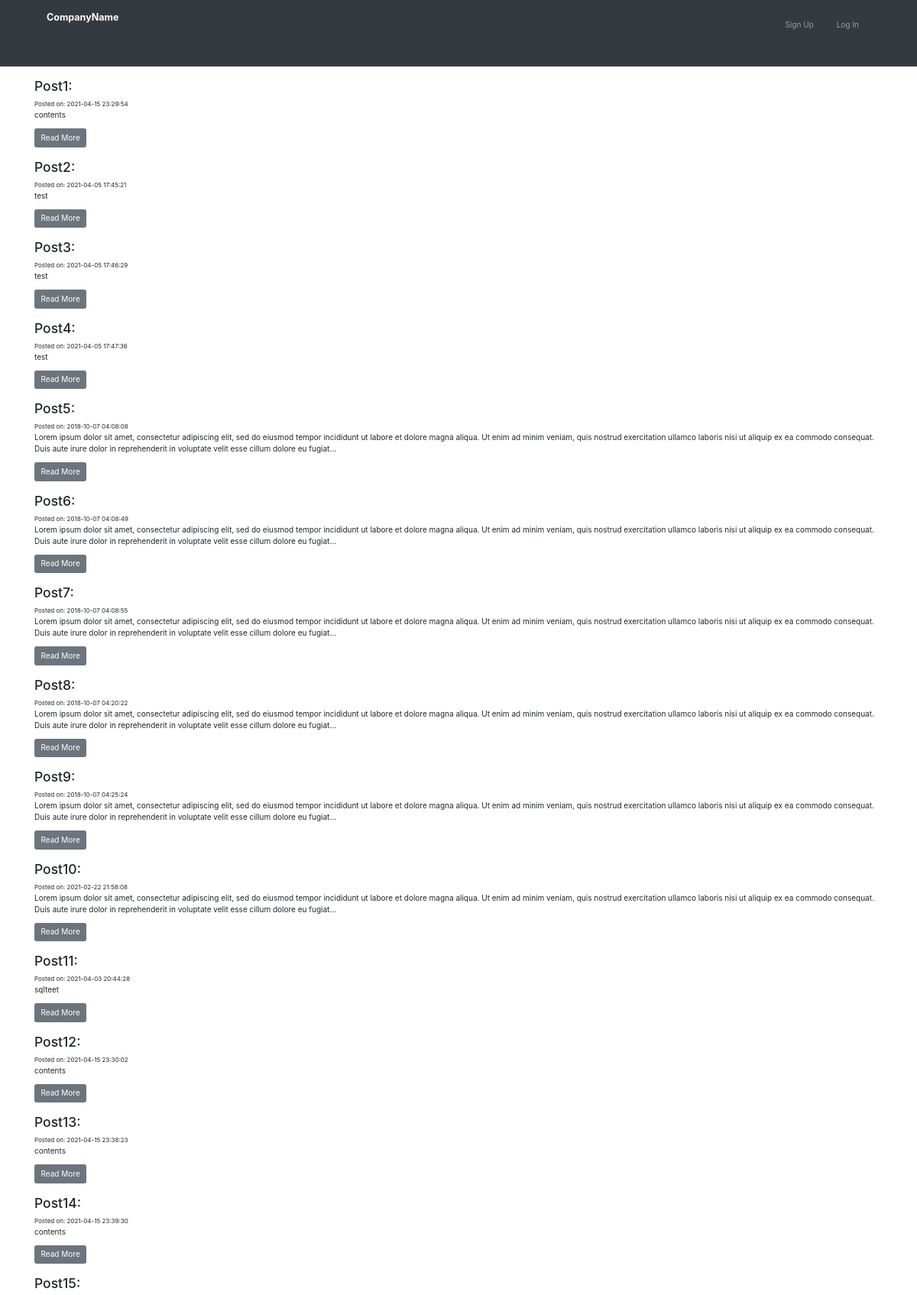
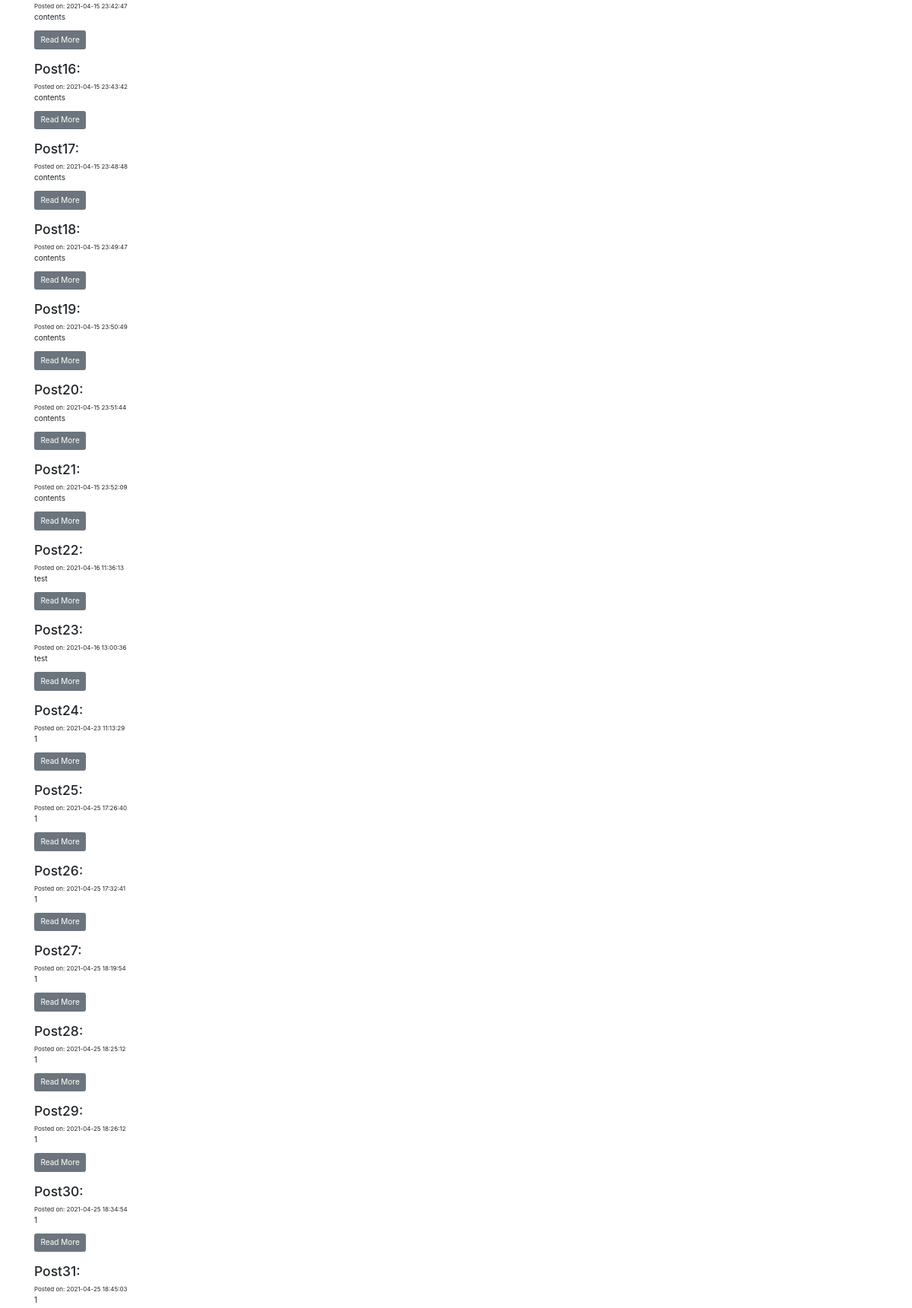
Screenshot of /index.php/posts (upper part) with the database file from the repository (2 pictures, top to bottom).
### tables this page shows
CREATE TABLE `posttest` (
  `postID` int(11) NOT NULL,
  `address` varchar(45) NOT NULL,
  `contents` varchar(60000) NOT NULL,
  `title` varchar(45) NOT NULL,
  `type` varchar(45) NOT NULL,
  `date` datetime NOT NULL DEFAULT CURRENT_TIMESTAMP,
  `Owner` varchar(50) NOT NULL
);

### application/controllers/Posts.php (called while the page is built, shortened)
<?php
    class Posts extends CI_Controller{
        public function index(){
            $data['posts'] = $this -> post_model -> get_posts();
            $this -> load -> view('templates/header');
            $this -> load -> view('posts/index', $data);
            $this -> load -> view('templates/footer');
        }
    }

### index.php (called while the page is built, shortened)
<?php
require_once BASEPATH.'core/CodeIgniter.php';

### application/models/Post_model.php (called while the page is built, shortened)
<?php
    class Post_model extends CI_Model{
        public function get_posts($postID = FALSE){
            if($postID === FALSE){
                $this -> db -> order_by('postID', 'ASCE');
                $query = $this -> db -> get('posttest');
                return $query -> result_array();
            }
            $query = $this -> db -> get_where('posttest', array('postID' => $postID));
            return $query -> row_array();
        }
    }

### application/views/posts/index.php (the view)
<div class="container mt-4">
    <?php
        for($i = 0; $i < sizeof($posts); $i++){
            $count = $i + 1;
            echo "<h3>Post" .$count. ":</h3>";
            echo "<small>Posted on: " .$posts[$i]['date']. "</small>
                    <br>
                    <p>" .word_limiter($posts[$i]['contents'], 50). "</p>";
            echo "<a class='btn btn-secondary' href='".site_url('/posts/'.$posts[$i]['postID'])."'>Read More</a> <br>";
            echo "<br>";
        }
    ?>
</div>

### rows the page displays
posttest: count "1", date "2021-04-15 23:29:54", contents "contents"
posttest: count "2", date "2021-04-05 17:45:21", contents "test"
posttest: count "3", date "2021-04-05 17:46:29", contents "test"
posttest: count "4", date "2021-04-05 17:47:36", contents "test"
posttest: count "5", date "2018-10-07 04:08:08", contents "Lorem ipsum dolor sit amet, consectetur adipiscing elit, sed do eiusmod tempor incididunt ut labore et dolore magna aliqua. Ut enim ad minim veniam, quis nostrud exercitation ullamco laboris nisi ut aliquip ex ea commodo consequat. Duis aute irure dolor in reprehenderit in voluptate velit esse cillum dolore eu fugiat…"
posttest: count "6", date "2018-10-07 04:08:49", contents "Lorem ipsum dolor sit amet, consectetur adipiscing elit, sed do eiusmod tempor incididunt ut labore et dolore magna aliqua. Ut enim ad minim veniam, quis nostrud exercitation ullamco laboris nisi ut aliquip ex ea commodo consequat. Duis aute irure dolor in reprehenderit in voluptate velit esse cillum dolore eu fugiat…"
posttest: count "7", date "2018-10-07 04:08:55", contents "Lorem ipsum dolor sit amet, consectetur adipiscing elit, sed do eiusmod tempor incididunt ut labore et dolore magna aliqua. Ut enim ad minim veniam, quis nostrud exercitation ullamco laboris nisi ut aliquip ex ea commodo consequat. Duis aute irure dolor in reprehenderit in voluptate velit esse cillum dolore eu fugiat…"
posttest: count "8", date "2018-10-07 04:20:22", contents "Lorem ipsum dolor sit amet, consectetur adipiscing elit, sed do eiusmod tempor incididunt ut labore et dolore magna aliqua. Ut enim ad minim veniam, quis nostrud exercitation ullamco laboris nisi ut aliquip ex ea commodo consequat. Duis aute irure dolor in reprehenderit in voluptate velit esse cillum dolore eu fugiat…"
posttest: count "9", date "2018-10-07 04:25:24", contents "Lorem ipsum dolor sit amet, consectetur adipiscing elit, sed do eiusmod tempor incididunt ut labore et dolore magna aliqua. Ut enim ad minim veniam, quis nostrud exercitation ullamco laboris nisi ut aliquip ex ea commodo consequat. Duis aute irure dolor in reprehenderit in voluptate velit esse cillum dolore eu fugiat…"
posttest: count "10", date "2021-02-22 21:58:08", contents "Lorem ipsum dolor sit amet, consectetur adipiscing elit, sed do eiusmod tempor incididunt ut labore et dolore magna aliqua. Ut enim ad minim veniam, quis nostrud exercitation ullamco laboris nisi ut aliquip ex ea commodo consequat. Duis aute irure dolor in reprehenderit in voluptate velit esse cillum dolore eu fugiat…"
posttest: count "11", date "2021-04-03 20:44:28", contents "sqlteet"
posttest: count "12", date "2021-04-15 23:30:02", contents "contents"
posttest: count "13", date "2021-04-15 23:38:23", contents "contents"
posttest: count "14", date "2021-04-15 23:39:30", contents "contents"
posttest: count "15", date "2021-04-15 23:42:47", contents "contents"
posttest: count "16", date "2021-04-15 23:43:42", contents "contents"
posttest: count "17", date "2021-04-15 23:48:48", contents "contents"
posttest: count "18", date "2021-04-15 23:49:47", contents "contents"
posttest: count "19", date "2021-04-15 23:50:49", contents "contents"
posttest: count "20", date "2021-04-15 23:51:44", contents "contents"
posttest: count "21", date "2021-04-15 23:52:09", contents "contents"
posttest: count "22", date "2021-04-16 11:36:13", contents "test"
posttest: count "23", date "2021-04-16 13:00:36", contents "test"
posttest: count "24", date "2021-04-23 11:13:29", contents "1"
posttest: count "25", date "2021-04-25 17:26:40", contents "1"
posttest: count "26", date "2021-04-25 17:32:41", contents "1"
posttest: count "27", date "2021-04-25 18:19:54", contents "1"
posttest: count "28", date "2021-04-25 18:25:12", contents "1"
posttest: count "29", date "2021-04-25 18:26:12", contents "1"
posttest: count "30", date "2021-04-25 18:34:54", contents "1"
posttest: count "31", date "2021-04-25 18:45:03", contents "1"
